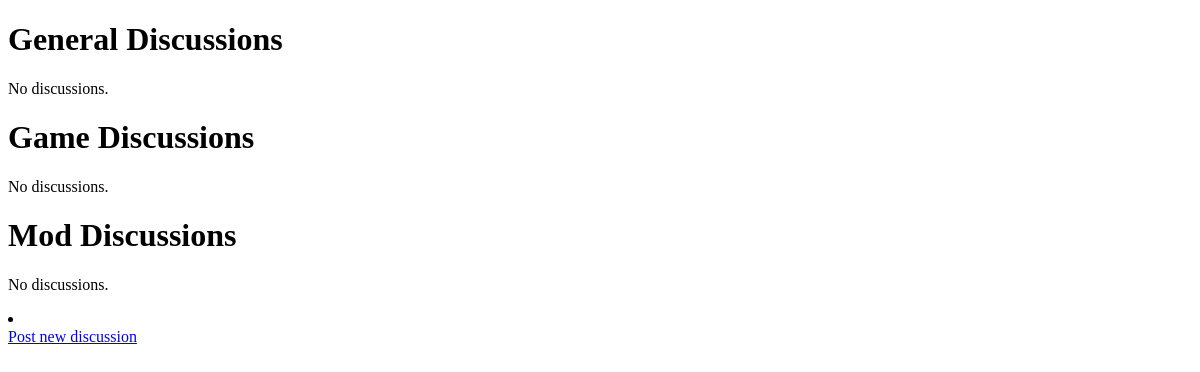
The page /mods/boards.html on the database as committed earlier.
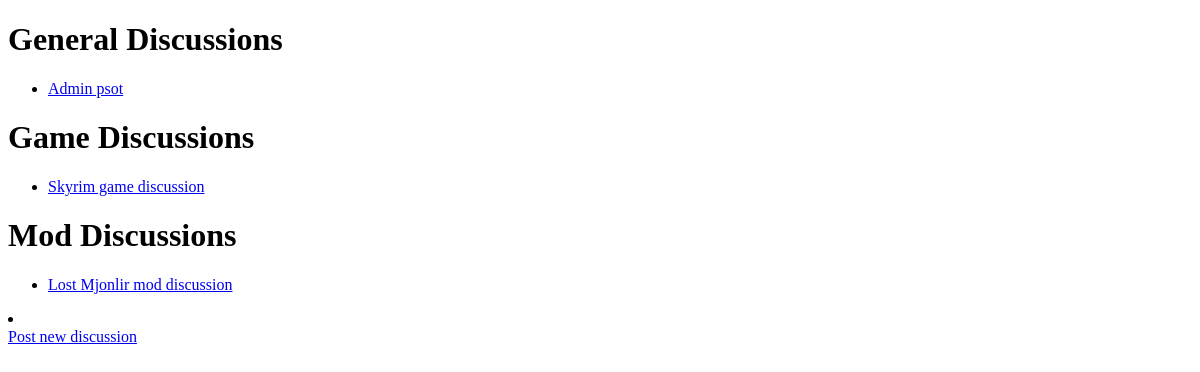
The same page on the database as committed later.
### mods/models.py (models this page shows, shortened)
class Discussion(models.Model):
    dis_title = models.CharField(max_length=200)
    dis_author = models.CharField(max_length=100, default="Guest")
    dis_mod = models.ForeignKey(Mod, blank=True, null=True, on_delete=models.CASCADE)
    dis_date = models.DateTimeField(auto_now=True, null=True)
    DIS_TYPES = [
        ('General', 'General'),
        ('Game', 'Game'),
        ('Mod', 'Mod'),
    ]
    dis_type = models.CharField(max_length=7, choices=DIS_TYPES)
    dis = models.TextField()

### mods/views.py (the view)
# urls.py: path('boards.html', views.boards, name='boards'),
def boards(request):
    game_dis = Discussion.objects.all().filter(dis_type='Game').order_by('dis_title')[:5]
    gen_dis = Discussion.objects.all().filter(dis_type='General').order_by('dis_date')[:5]
    mod_dis = Discussion.objects.all().filter(dis_type='Mod').order_by('dis_date')[:5]
    template = loader.get_template('mods/boards.html')
    context = {
        'game_dis': game_dis,
        'gen_dis': gen_dis,
        'mod_dis': mod_dis
    }
    return HttpResponse(template.render(context, request))

### mods/templates/mods/boards.html (shortened to what this page needs)
<!DOCTYPE html>
<html lang="en">
<head>
</head>
<body>
<h1>General Discussions</h1>
 {% if gen_dis %}
        <ul>
        {% for dis in gen_dis %}
            <li><a href="/mods/boards/{{ dis.id }}/">{{dis.dis_title}}</a></li>
        {% endfor %}
        </ul>
    {% else %}
        <p>No discussions.</p>
    {% endif %}
<h1>Game Discussions</h1>
 {% if game_dis %}
        <ul>
        {% for dis in game_dis %}
           <li><a href="/mods/boards/{{dis.id }}/">{{dis.dis_title}}</a></li>
        {% endfor %}
        </ul>
    {% else %}
        <p>No discussions.</p>
    {% endif %}
<h1>Mod Discussions</h1>
 {% if mod_dis %}
        <ul>
        {% for dis in mod_dis %}
           <li><a href="/mods/boards/{{ dis.id }}/">{{dis.dis_title}}</a></li>
        {% endfor %}
        </ul>
    {% else %}
        <p>No discussions.</p>
    {% endif %}
<li class="navbar__btn"></li>
    <a href="new_discussion.html" class="button">Post new discussion</a>
</body>
</html>

Rows that differ between the two databases and show on the page:
added Discussion: dis_title "Admin psot", shown under "General Discussions"
added Discussion: dis_title "Skyrim game discussion", shown under "Game Discussions"
added Discussion: dis_title "Lost Mjonlir mod discussion", shown under "Mod Discussions"
Other text that changed with them:
text no longer shown: "No discussions. No discussions. No discussions."
